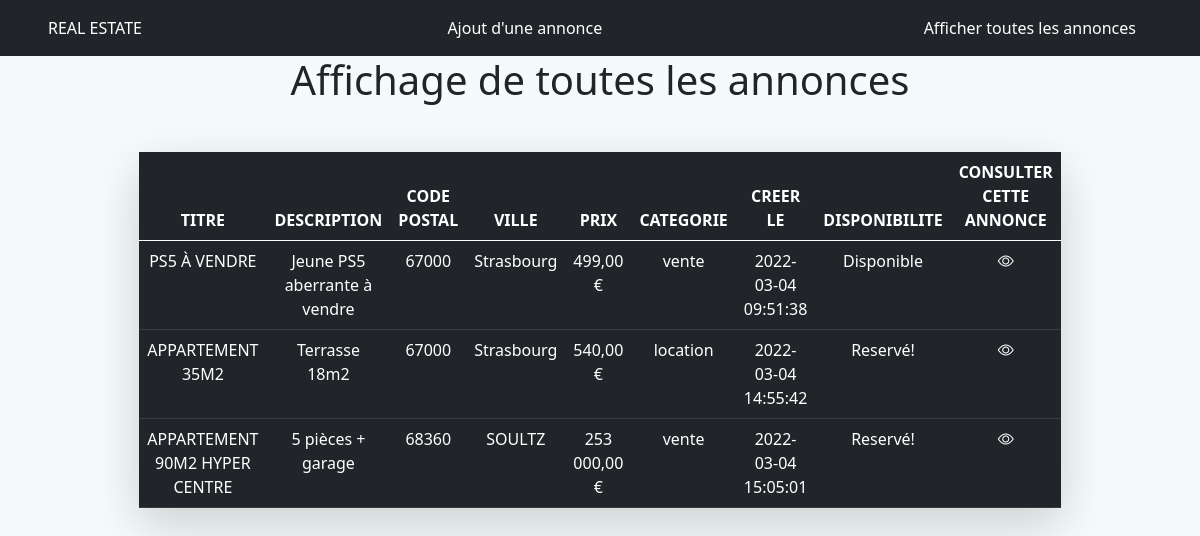
Screenshot of /catalog.php with the database file from the repository.
### tables this page shows
CREATE TABLE `advert` (
  `id_advert` int NOT NULL,
  `title` varchar(30) NOT NULL,
  `description` varchar(255) NOT NULL,
  `postcode` varchar(5) NOT NULL,
  `city` varchar(50) NOT NULL,
  `price` int NOT NULL,
  `reservation_message` text,
  `category_id` int NOT NULL,
  `created_at` datetime NOT NULL DEFAULT CURRENT_TIMESTAMP
);

CREATE TABLE `category` (
  `id_category` int NOT NULL,
  `value` enum('vente','location') NOT NULL
);

### class/AdvertManager.class.php (called while the page is built, shortened)
<?php
class AdvertManager{
	private $bdd;
	public function __construct(PDO $bdd){
		$this->bdd = $bdd;
	}
	public function getListAdverts(){
		return $this->bdd->query("SELECT advert.id_advert, advert.title, advert.description, advert.postcode, advert.reservation_message, advert.city, advert.price, category.value AS category, advert.created_at
		FROM advert
		INNER JOIN category WHERE category.id_category = advert.category_id")->fetchAll();
	}
}
?>

### catalog.php (the view, shortened to what this page needs)
<?php
	require('setup/header.php');
	require('setup/config.php');
	$advertManager = new AdvertManager($conn);
	$adverts = $advertManager->getListAdverts();
?>
		<h1 class="text-center">Affichage de toutes les annonces</h1>
		<table class='table table-hover table-dark w-75 mx-auto my-5 shadow-lg p-3 mb-5 bg-body rounded text-center'>
			<thead>
				<tr>
					<th>TITRE</th>
					<th>DESCRIPTION</th>
					<th>CODE POSTAL</th>
					<th>VILLE</th>
					<th>PRIX</th>
					<th>CATEGORIE</th>
					<th>CREER LE</th>
					<th>DISPONIBILITE</th>
					<th>CONSULTER CETTE ANNONCE</th>
				</tr>
			</thead>
			<tbody>
				<tr>
					<td><?= mb_strtoupper($advert['title']) ?></td>
					<td><?= ucfirst($advert['description']) ?></td>
					<td><?= $advert['postcode'] ?></td>
					<td><?= $advert['city'] ?></td>
					<td><?= number_format($advert['price'], 2, ',', ' ') ?> &euro;</td>
					<td><?= $advert['category'] ?></td>
					<td><?= $advert['created_at'] ?></td>
					<td>
						<?php
							if (empty($advert['reservation_message'])){
								echo "Disponible";
							}else{
								echo "Reservé!";
							}
						?>
					</td>
					<td><a <?php echo "href=/view.php?id=" . $advert['id_advert'] ?>><i class='bi bi-eye'></i></a></td>
				</tr>
			</tbody>
		</table>
	</body>
</html>

### setup/style.css (style rules this page uses)
:root { --white: #ffffff; --gray-light: #f5fbfc; --gray-dark: #08090a; --green: #35b8be; --green-dark: #1b9097; --green-light: #f5fbfc; --blue-dark: #546285; --red: #c01d24; }
html { font-family: 'Inter', serif; }
body { font-size: 16px; margin: 0; padding: 0; box-sizing: border-box; background: var(--gray-light); }
a { text-decoration: none; color: var(--white); align-items: center; }

### rows the page displays
advert: title "PS5 À VENDRE", description "Jeune PS5 aberrante à vendre", postcode "67000", city "Strasbourg", price "499,00", category.value "vente", created_at "2022-03-04 09:51:38", shows "Disponible"
advert: title "APPARTEMENT 35M2", description "Terrasse 18m2", postcode "67000", city "Strasbourg", price "540,00", category.value "location", created_at "2022-03-04 14:55:42", reservation_message "Reservé!"
advert: title "APPARTEMENT 90M2 HYPER CENTRE", description "5 pièces + garage", postcode "68360", city "SOULTZ", price "253 000,00", category.value "vente", created_at "2022-03-04 15:05:01", shows "Reservé!"
